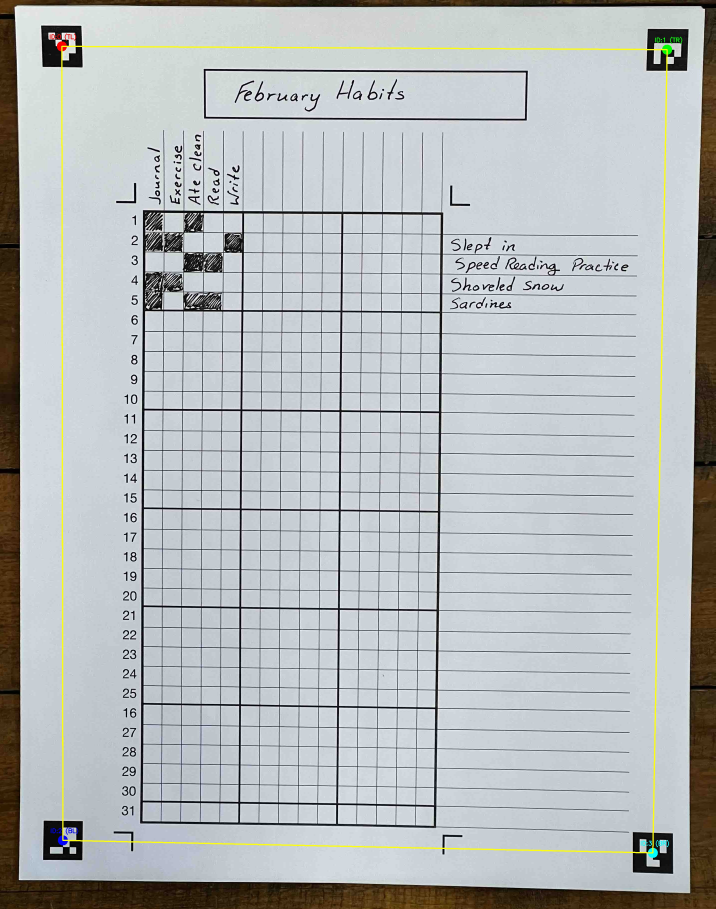
#> input picture figures/1_detected_markers.jpg, 2862 x 3636 px (shown at 1/4 size)
$ python scanner.py ../figures/1_detected_markers.jpg
#> lines starting #> are read from the running program, lines starting #| are printed output that depends on the picture; after the words box and inside, x2 and y2 are one past the last pixel; in counts of white or black regions, pixels touching at a corner belong together
### src/image_processor.py
import cv2
import numpy as np
from pathlib import Path
from typing import List, Tuple, Optional
import matplotlib.pyplot as plt
import matplotlib


class ImageProcessor:
    """
    Processes scanned habit tracker images.

    Responsible for:
    1. Loading and validating images
    2. Preprocessing (grayscale, binary threshold)
    3. Detecting 4 corner calibration markers
    4. Applying perspective correction to straighten grid

    Attributes:
        config: TrackerConfig instance with detection parameters
        original: Original color image (BGR)
        grayscale: Grayscale version of image
        binary: Binary thresholded image
        corrected: Perspective-corrected image
        corners: Detected corner coordinates [(x,y), ...]
    """

    def __init__(self, config):
        """
        Initialize ImageProcessor with configuration.

        Args:
            config: TrackerConfig instance
        """
        self.config = config
        self.original = None
        self.grayscale = None
        self.binary = None
        self.corrected = None
        self.corners = None

    def load_image(self, image_path: str) -> np.ndarray:
        """
        Load image from file path and validate.

        Args:
            image_path: Path to the scanned image file

        Returns:
            Loaded image as numpy array (BGR)

        Raises:
            ValueError: If image cannot be loaded or is invalid
            FileNotFoundError: If file doesn't exist
        """
#> called with image_path = '../figures/1_detected_markers.jpg'
        path = Path(image_path)
        if not path.exists():
            raise FileNotFoundError(f"Image file not found: {image_path}")

        image = cv2.imread(str(path))
#> image is the input picture: shape (3636, 2862, 3); mean B, G, R 186.8, 185.6, 181.2
        if image is None:
            raise ValueError(f"Could not load image at {image_path}")

        self.original = image
        print(f"Loaded image: {image.shape[1]}x{image.shape[0]} pixels")
#| Loaded image: 2862x3636 pixels
        return image

    def preprocess(self) -> Tuple[np.ndarray, np.ndarray]:
        """
        Convert image to grayscale and binary threshold.

        Creates preprocessed versions needed for corner detection.
        Stores results in self.grayscale and self.binary.

        Returns:
            Tuple of (grayscale, binary) images

        Raises:
            ValueError: If original image not loaded yet
        """
        if self.original is None:
            raise ValueError("No image loaded. Call load_image() first.")

        # Convert to grayscale
        self.grayscale = cv2.cvtColor(self.original, cv2.COLOR_BGR2GRAY)
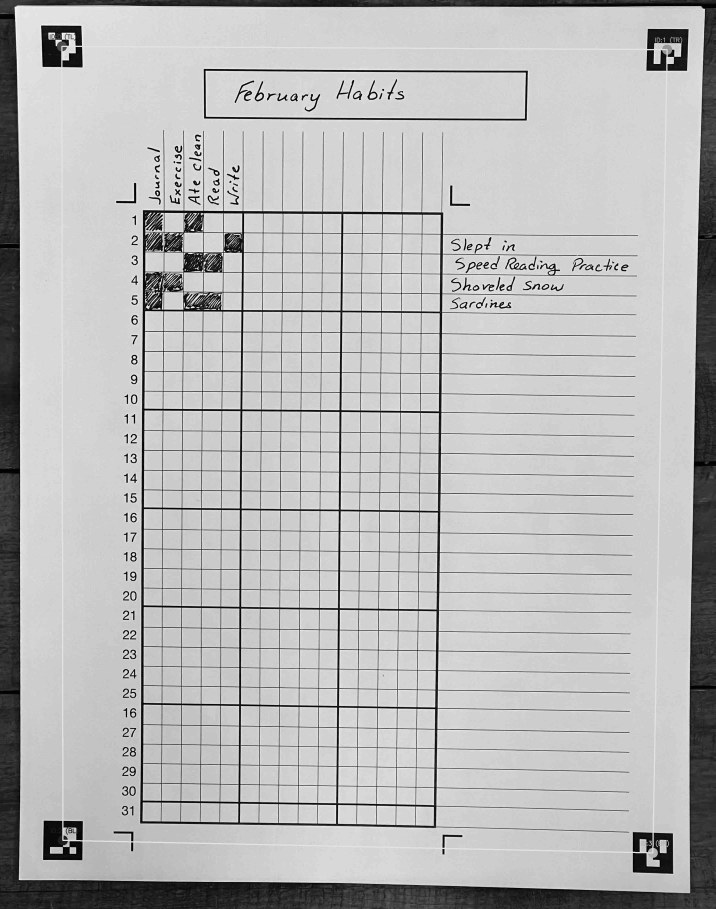
#> self.grayscale: shape (3636, 2862) (shown at 1/4 size); min 0, max 255, mean 184.7

        # Apply binary threshold (invert so markers are white on black)
        _, self.binary = cv2.threshold(self.grayscale, 127, 255, cv2.THRESH_BINARY_INV)
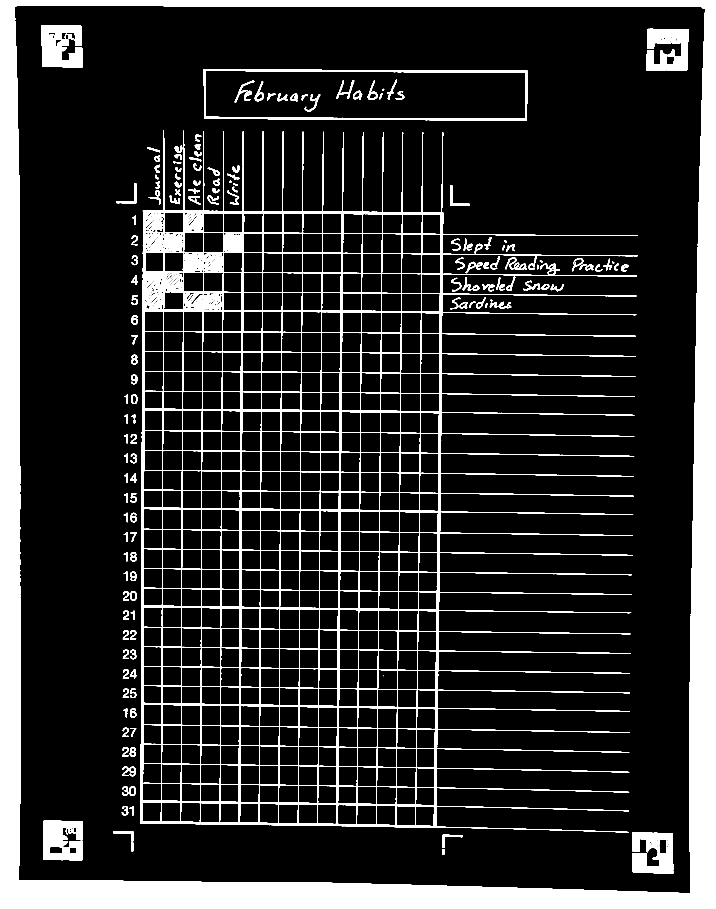
#> self.binary: shape (3636, 2862) (shown at 1/4 size); 14.3% white; 183 white regions (4 under 20 px), largest, box (x1, y1, x2, y2) and area: (0, 0, 2862, 3636) 914192, (560, 520, 2552, 3330) 403125, (814, 276, 2111, 482) 21513

        return self.grayscale, self.binary

    def detect_aruco_markers(self) -> List[Tuple[int, int]]:
        """
        Detect the 4 ArUco corner calibration markers.

        Finds ArUco markers with IDs 0-3 and maps them to corners.
        ID mapping: 0=TL, 1=TR, 2=BL, 3=BR

        Returns:
            List of 4 corner coordinates sorted as:
            [top-left, top-right, bottom-left, bottom-right]

        Raises:
            ValueError: If cannot find all 4 required markers (IDs 0,1,2,3)
        """
        if self.grayscale is None:
            raise ValueError("Image not preprocessed. Call preprocess() first.")

        # Initialize ArUco detector
        aruco_dict = cv2.aruco.getPredefinedDictionary(self.config.aruco_dict_type)
        aruco_params = cv2.aruco.DetectorParameters()
        detector = cv2.aruco.ArucoDetector(aruco_dict, aruco_params)

        # Detect markers
        corners_detected, ids, rejected = detector.detectMarkers(self.grayscale)
#> corners_detected = (); ids = None; rejected = 461 items

        print(f"\n[ArUco Detection]")
        if ids is not None:
            print(f"  Found {len(ids)} ArUco marker(s): {ids.flatten().tolist()}")
        else:
#> (the run stopped early here; a loop or call above may not have finished)

$ run again, with input/IMG_1370.jpg copied over figures/1_detected_markers.jpg
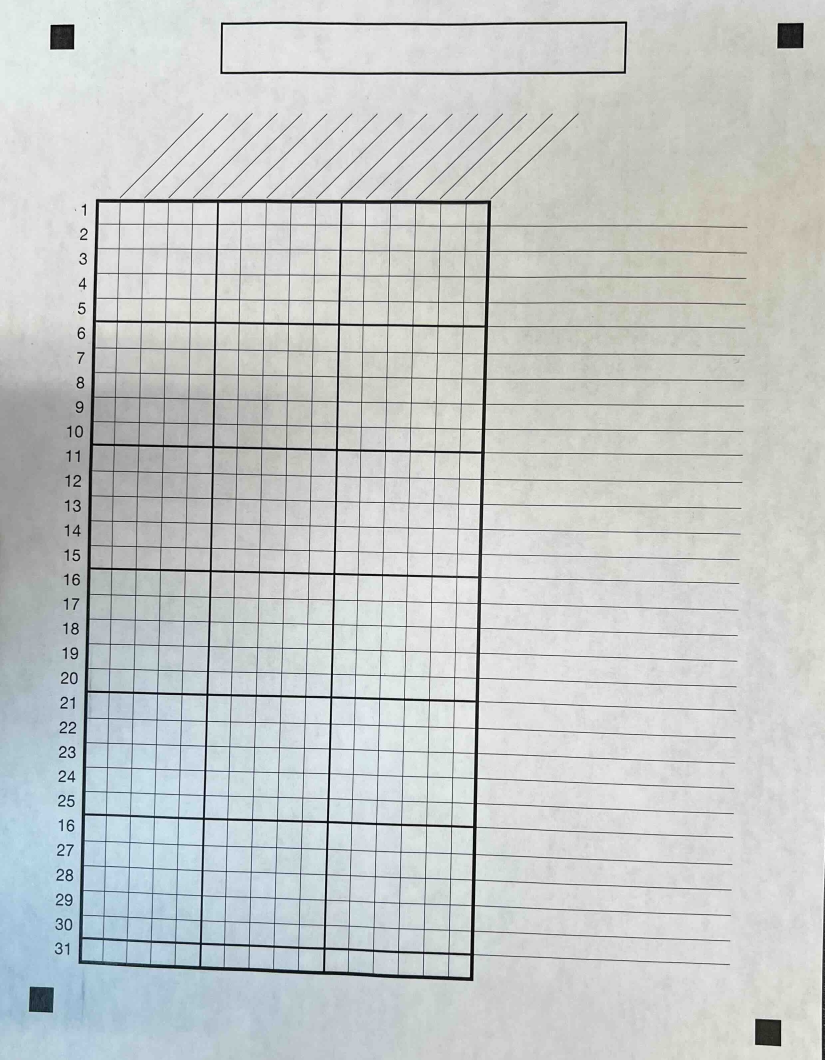
#> input picture input/IMG_1370.jpg, 2474 x 3178 px (shown at 1/3 size)
#> in load_image, image is the input picture: shape (3178, 2474, 3); mean B, G, R 200.9, 201.7, 197.8
#| Loaded image: 2474x3178 pixels
#> in preprocess, `self.grayscale = cv2.cvtColor(self.original, cv2.COLOR_BGR2GRAY)`:
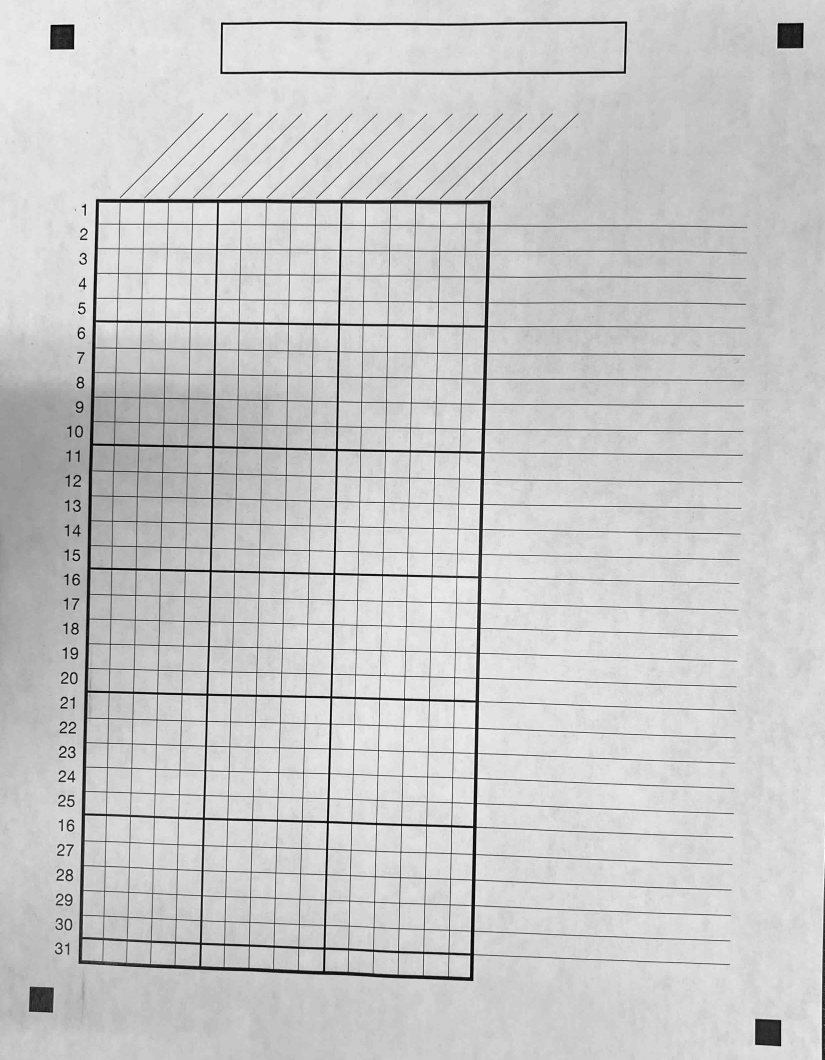
#> self.grayscale: shape (3178, 2474) (shown at 1/3 size); min 0, max 255, mean 200.5
#> in preprocess, `_, self.binary = cv2.threshold(self.grayscale, 127, 255, cv2.THRESH_BI..`:
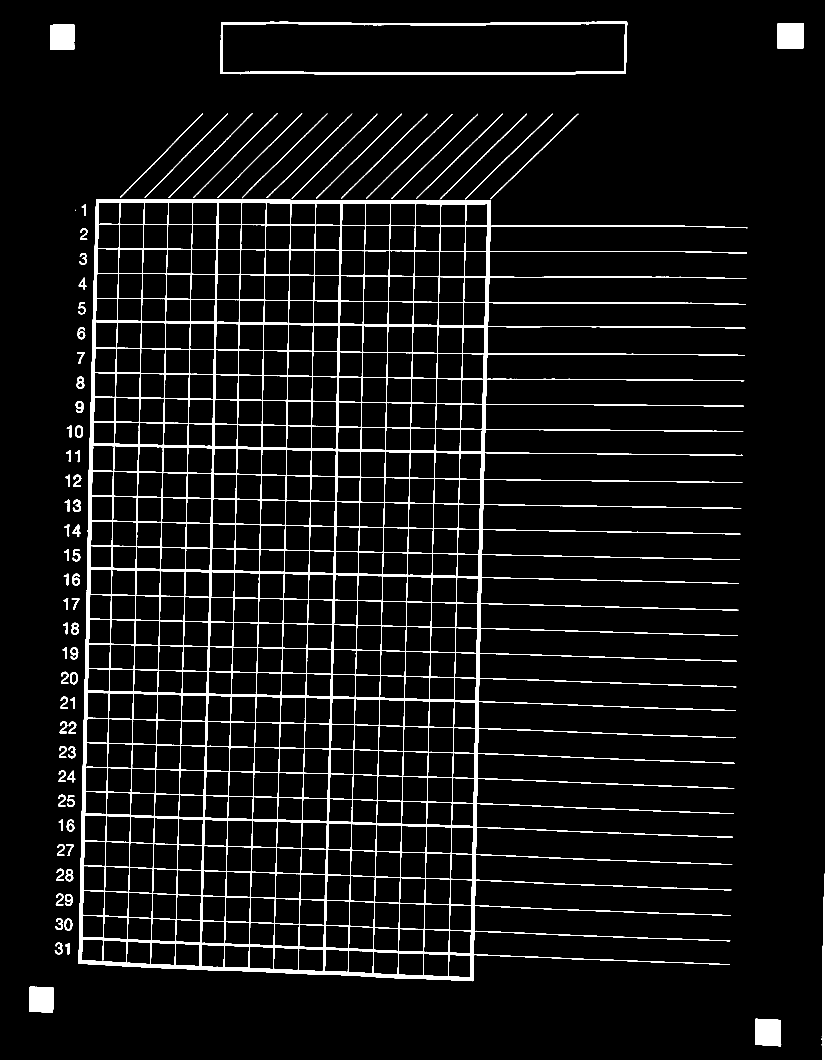
#> self.binary: shape (3178, 2474) (shown at 1/3 size); 5.2% white; 83 white regions (2 under 20 px), largest, box (x1, y1, x2, y2) and area: (235, 597, 2242, 2944) 323617, (661, 64, 1882, 225) 17757, (2265, 3056, 2344, 3139) 6091
#> corners_detected = (); ids = None; rejected = 488 items
